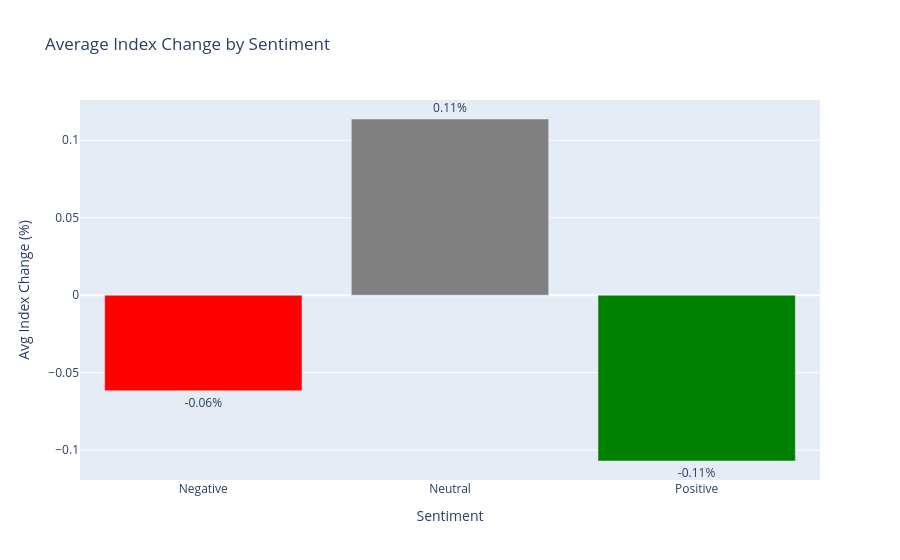

The notebook cell saved with this chart:
### Code cell
#Sentiment vs Average Index Change
sentiment_index_change = df_clean.groupby('Sentiment')['Index_Change_Percent'].mean().reset_index()
fig2 = px.bar(sentiment_index_change, x='Sentiment', y='Index_Change_Percent',
             title='Average Index Change by Sentiment',
             color='Sentiment',
             color_discrete_map={
                 'Positive':'green', 
                 'Negative':'red',
                 'Neutral':'gray'},
             text='Index_Change_Percent')
fig2.update_traces(texttemplate='%{text:.2f}%', textposition='outside')
fig2.update_layout(yaxis_title='Avg Index Change (%)', showlegend=False)
fig2.show()

### Figure 1 — Plotly figure (JSON) as saved in the notebook; plotly's stock layout.template omitted (floating-point values rounded to 4 significant figures)
{"data": [{"hovertemplate": "Sentiment=%{x}<br>Index_Change_Percent=%{text}<extra></extra>", "legendgroup": "Negative", "marker": {"color": "red", "pattern": {"shape": ""}}, "name": "Negative", "orientation": "v", "showlegend": true, "text": [-0.06163], "textposition": "outside", "texttemplate": "%{text:.2f}%", "type": "bar", "x": ["Negative"], "xaxis": "x", "y": [-0.06163], "yaxis": "y"}, {"hovertemplate": "Sentiment=%{x}<br>Index_Change_Percent=%{text}<extra></extra>", "legendgroup": "Neutral", "marker": {"color": "gray", "pattern": {"shape": ""}}, "name": "Neutral", "orientation": "v", "showlegend": true, "text": [0.1137], "textposition": "outside", "texttemplate": "%{text:.2f}%", "type": "bar", "x": ["Neutral"], "xaxis": "x", "y": [0.1137], "yaxis": "y"}, {"hovertemplate": "Sentiment=%{x}<br>Index_Change_Percent=%{text}<extra></extra>", "legendgroup": "Positive", "marker": {"color": "green", "pattern": {"shape": ""}}, "name": "Positive", "orientation": "v", "showlegend": true, "text": [-0.107], "textposition": "outside", "texttemplate": "%{text:.2f}%", "type": "bar", "x": ["Positive"], "xaxis": "x", "y": [-0.107], "yaxis": "y"}], "layout": {"barmode": "relative", "legend": {"title": {"text": "Sentiment"}, "tracegroupgap": 0}, "showlegend": false, "title": {"text": "Average Index Change by Sentiment"}, "xaxis": {"anchor": "y", "categoryarray": ["Negative", "Neutral", "Positive"], "categoryorder": "array", "domain": [0, 1], "title": {"text": "Sentiment"}}, "yaxis": {"anchor": "x", "domain": [0, 1], "title": {"text": "Avg Index Change (%)"}}}}
